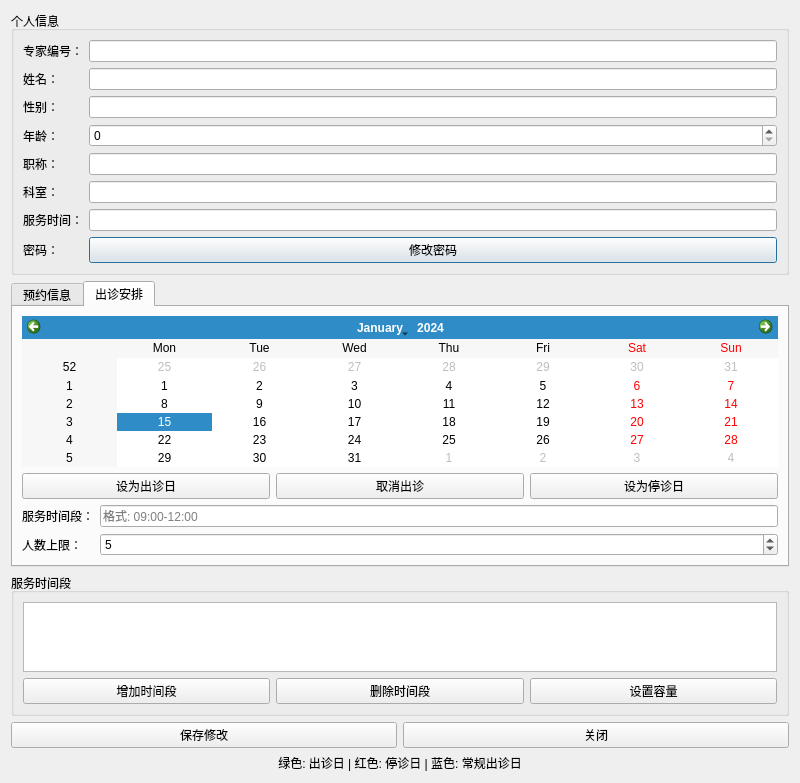
<?xml version="1.0" encoding="UTF-8"?>
<ui version="4.0">
 <class>ExpertDialog</class>
 <widget class="QDialog" name="ExpertDialog">
  <property name="geometry">
   <rect>
    <x>0</x>
    <y>0</y>
    <width>800</width>
    <height>600</height>
   </rect>
  </property>
  <property name="windowTitle">
   <string>专家工作站</string>
  </property>
  <layout class="QVBoxLayout" name="verticalLayout">
   <item>
    <widget class="QGroupBox" name="expertInfoGroup">
     <property name="title">
      <string>个人信息</string>
     </property>
     <layout class="QFormLayout" name="formLayout">
      <item row="0" column="0">
       <widget class="QLabel" name="idLabel">
        <property name="text">
         <string>专家编号：</string>
        </property>
       </widget>
      </item>
      <item row="0" column="1">
       <widget class="QLineEdit" name="idInput"/>
      </item>
      <item row="1" column="0">
       <widget class="QLabel" name="nameLabel">
        <property name="text">
         <string>姓名：</string>
        </property>
       </widget>
      </item>
      <item row="1" column="1">
       <widget class="QLineEdit" name="nameInput"/>
      </item>
      <item row="2" column="0">
       <widget class="QLabel" name="genderLabel">
        <property name="text">
         <string>性别：</string>
        </property>
       </widget>
      </item>
      <item row="2" column="1">
       <widget class="QLineEdit" name="genderInput"/>
      </item>
      <item row="3" column="0">
       <widget class="QLabel" name="ageLabel">
        <property name="text">
         <string>年龄：</string>
        </property>
       </widget>
      </item>
      <item row="3" column="1">
       <widget class="QSpinBox" name="ageSpinBox"/>
      </item>
      <item row="4" column="0">
       <widget class="QLabel" name="expertTitleLabel">
        <property name="text">
         <string>职称：</string>
        </property>
       </widget>
      </item>
      <item row="4" column="1">
       <widget class="QLineEdit" name="titleInput"/>
      </item>
      <item row="5" column="0">
       <widget class="QLabel" name="departmentLabel">
        <property name="text">
         <string>科室：</string>
        </property>
       </widget>
      </item>
      <item row="5" column="1">
       <widget class="QLineEdit" name="departmentInput"/>
      </item>
      <item row="6" column="0">
       <widget class="QLabel" name="timeLabel">
        <property name="text">
         <string>服务时间：</string>
        </property>
       </widget>
      </item>
      <item row="6" column="1">
       <widget class="QLineEdit" name="timeInput"/>
      </item>
      <item row="7" column="0">
       <widget class="QLabel" name="passwordLabel">
        <property name="text">
         <string>密码：</string>
        </property>
       </widget>
      </item>
      
      <item row="7" column="1">
       <widget class="QPushButton" name="changePasswordBtn">
        <property name="text">
         <string>修改密码</string>
        </property>
       </widget>
      </item>
     </layout>
    </widget>
   </item>
   <item>
    <widget class="QTabWidget" name="tabWidget">
     <property name="currentIndex">
      <number>1</number>
     </property>
     <widget class="QWidget" name="appointmentTab">
      <attribute name="title">
       <string>预约信息</string>
      </attribute>
      <layout class="QVBoxLayout" name="verticalLayout_2">
       <item>
        <widget class="QTableView" name="appointmentTable"/>
       </item>
      </layout>
     </widget>
     <widget class="QWidget" name="scheduleTab">
      <attribute name="title">
       <string>出诊安排</string>
      </attribute>
      <layout class="QVBoxLayout" name="verticalLayout_3">
       <item>
        <widget class="QCalendarWidget" name="calendar"/>
       </item>
       <item>
        <layout class="QHBoxLayout" name="horizontalLayout">
         <item>
          <widget class="QPushButton" name="addScheduleBtn">
           <property name="text">
            <string>设为出诊日</string>
           </property>
          </widget>
         </item>
         <item>
          <widget class="QPushButton" name="cancelScheduleBtn">
           <property name="text">
            <string>取消出诊</string>
           </property>
          </widget>
         </item>
         <item>
          <widget class="QPushButton" name="setClosedBtn">
           <property name="text">
            <string>设为停诊日</string>
           </property>
          </widget>
         </item>
        </layout>
       </item>
       <item>
        <layout class="QFormLayout" name="formLayout">
         <item row="0" column="0">
          <widget class="QLabel" name="timeSlotLabel">
           <property name="text">
            <string>服务时间段：</string>
           </property>
          </widget>
         </item>
         <item row="0" column="1">
          <widget class="QLineEdit" name="timeSlotInput">
           <property name="placeholderText">
            <string>格式: 09:00-12:00</string>
           </property>
          </widget>
         </item>
         <item row="1" column="0">
          <widget class="QLabel" name="capacityLabel">
           <property name="text">
            <string>人数上限：</string>
           </property>
          </widget>
         </item>
         <item row="1" column="1">
          <widget class="QSpinBox" name="capacityInput">
           <property name="minimum">
            <number>1</number>
           </property>
           <property name="maximum">
            <number>100</number>
           </property>
           <property name="value">
            <number>5</number>
           </property>
          </widget>
         </item>
        </layout>
       </item>
      </layout>
     </widget>
    </widget>
   </item>
   <item>
    <widget class="QGroupBox" name="serviceTimeGroup">
     <property name="title">
      <string>服务时间段</string>
     </property>
     <layout class="QVBoxLayout" name="verticalLayout_4">
      <item>
       <widget class="QListWidget" name="serviceTimeList"/>
      </item>
      <item>
       <layout class="QHBoxLayout" name="horizontalLayout_2">
        <item>
         <widget class="QPushButton" name="addServiceTimeBtn">
          <property name="text">
           <string>增加时间段</string>
          </property>
         </widget>
        </item>
        <item>
         <widget class="QPushButton" name="deleteServiceTimeBtn">
          <property name="text">
           <string>删除时间段</string>
          </property>
         </widget>
        </item>
        <!-- 添加设置容量按钮 -->
        <item>
         <widget class="QPushButton" name="setCapacityBtn">
          <property name="text">
           <string>设置容量</string>
          </property>
          <property name="toolTip">
           <string>设置选中时间段的最大预约人数</string>
          </property>
         </widget>
        </item>
       </layout>
      </item>
     </layout>
    </widget>
   </item>
   <item>
    <layout class="QHBoxLayout" name="buttonLayout">
     <item>
      <widget class="QPushButton" name="saveButton">
       <property name="text">
        <string>保存修改</string>
       </property>
      </widget>
     </item>
     <item>
      <widget class="QPushButton" name="closeButton">
       <property name="text">
        <string>关闭</string>
       </property>
      </widget>
     </item>
    </layout>
   </item>
   <item>
    <widget class="QLabel" name="calendarLegendLabel">
     <property name="text">
      <string>绿色: 出诊日 | 红色: 停诊日 | 蓝色: 常规出诊日</string>
     </property>
     <property name="alignment">
      <set>Qt::AlignCenter</set>
     </property>
    </widget>
   </item>
  </layout>
 </widget>
 <resources/>
 <connections/>
</ui>
